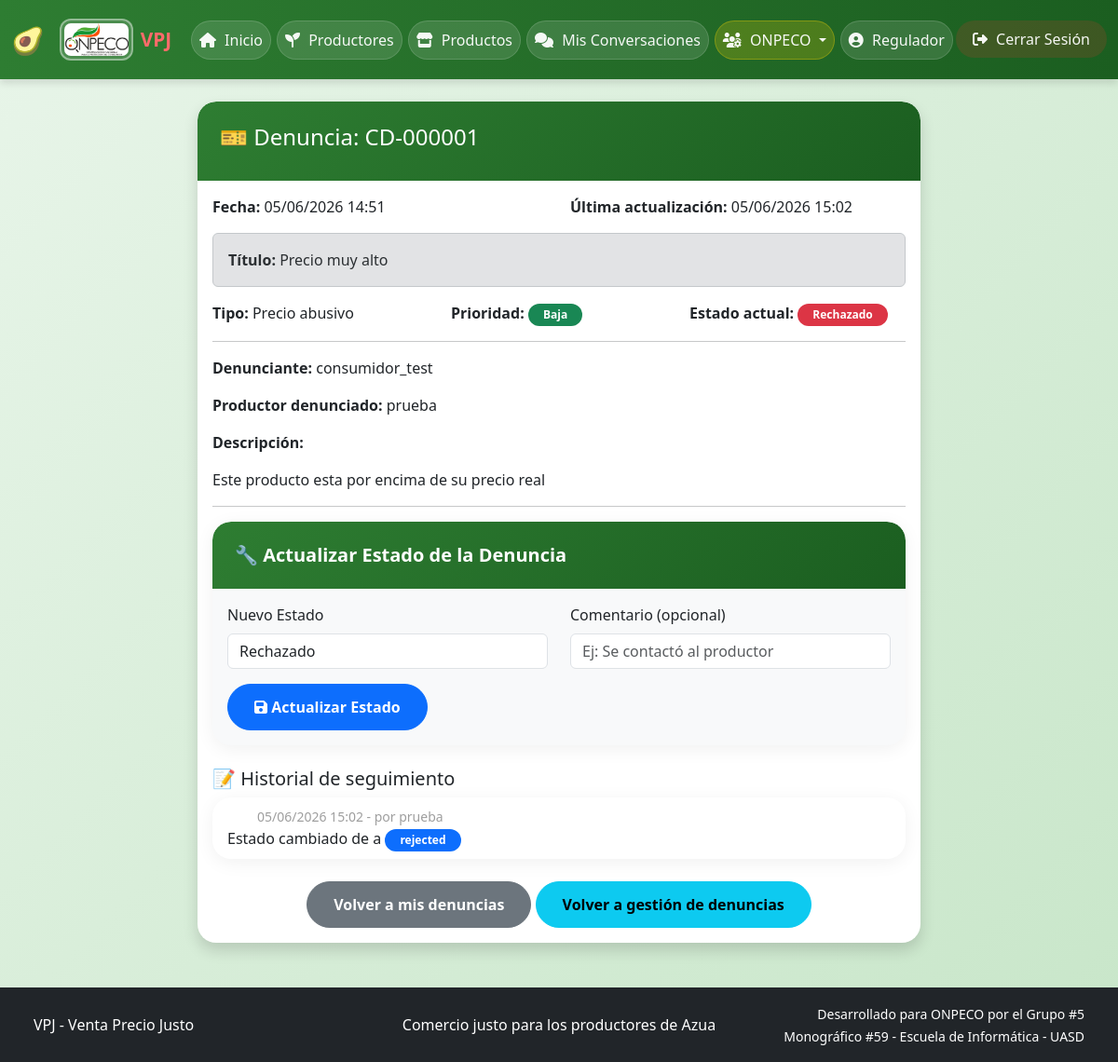
The page /denuncias/detalle/1/ (signed in) on the database its author committed.
### apps/complaints/models.py (models this page shows, shortened)
class Complaint(models.Model):
    STATUS_CHOICES = (
        ('pending', 'Pendiente'),
        ('investigating', 'En investigación'),
        ('resolved', 'Resuelto'),
        ('rejected', 'Rechazado'),
    )
    PRIORITY_CHOICES = (
        ('low', 'Baja'),
        ('medium', 'Media'),
        ('high', 'Alta'),
    )
    TYPE_CHOICES = (
        ('price', 'Precio abusivo'),
        ('quality', 'Calidad del producto'),
        ('delivery', 'Problema con entrega'),
        ('other', 'Otro'),
    )
    complainant = models.ForeignKey(
        settings.AUTH_USER_MODEL,
        on_delete=models.CASCADE,
        related_name='complaints_made',
        help_text="Usuario que realiza la denuncia"
    )
    complained_against = models.ForeignKey(
        settings.AUTH_USER_MODEL,
        on_delete=models.CASCADE,
        related_name='complaints_received',
        help_text="Usuario denunciado (productor o suplidor)"
    )
    producto = models.ForeignKey(
        'marketplace.Product',
        on_delete=models.SET_NULL,
        null=True,
        blank=True,
        related_name='denuncias',
        help_text="Producto relacionado con la denuncia (opcional)"
    )
    ticket_number = models.CharField(
        max_length=20,
        unique=True,
        blank=True,
        help_text="Número de ticket único de seguimiento (ej: CD-000001)"
    )
    title = models.CharField(
        max_length=200,
        help_text="Título breve de la denuncia"
    )
    complaint_type = models.CharField(
        max_length=20,
        choices=TYPE_CHOICES,
        default='other',
        help_text="Tipo de denuncia"
    )
    description = models.TextField(
        help_text="Descripción detallada de la denuncia"
    )
    status = models.CharField(
        max_length=20,
        choices=STATUS_CHOICES,
        default='pending',
        help_text="Estado actual de la denuncia"
    )
    priority = models.CharField(
        max_length=10,
        choices=PRIORITY_CHOICES,
        default='medium',
        help_text="Nivel de prioridad de la denuncia"
    )
    created_at = models.DateTimeField(
        auto_now_add=True,
        help_text="Fecha y hora de creación de la denuncia"
    )
    updated_at = models.DateTimeField(
        auto_now=True,
        help_text="Fecha y hora de la última actualización"
    )

class ComplaintUpdate(models.Model):
    complaint = models.ForeignKey(
        Complaint,
        on_delete=models.CASCADE,
        related_name='updates',
        help_text="Denuncia asociada a esta actualización"
    )
    comment = models.TextField(
        help_text="Comentario o justificación del cambio de estado"
    )
    old_status = models.CharField(
        max_length=20,
        choices=Complaint.STATUS_CHOICES,
        help_text="Estado anterior de la denuncia"
    )
    new_status = models.CharField(
        max_length=20,
        choices=Complaint.STATUS_CHOICES,
        help_text="Nuevo estado asignado a la denuncia"
    )
    created_by = models.ForeignKey(
        settings.AUTH_USER_MODEL,
        on_delete=models.SET_NULL,
        null=True,
        help_text="Usuario de ONPECO que realizó el cambio"
    )
    created_at = models.DateTimeField(
        auto_now_add=True,
        help_text="Fecha y hora del cambio de estado"
    )

### apps/users/models.py (models this page shows, shortened)
class User(AbstractUser):
    ROLES = (
        ('productor', 'Productor'),
        ('consumidor', 'Consumidor'),
        ('suplidor', 'Suplidor'),
        ('regulador', 'Regulador'),
        ('acopio', 'Centro de Acopio'),
    )
    NIVELES_REPUTACION = (
        ('excelente', '🌟 Excelente - Productor ejemplar'),
        ('bueno', '👍 Bueno - Cumple con lo pactado'),
        ('regular', '⚠️ Regular - Presenta quejas ocasionales'),
        ('malo', '👎 Malo - Múltiples quejas justificadas'),
        ('critico', '🚨 Crítico - Riesgo para consumidores'),
    )
    role = models.CharField(
        max_length=20,
        choices=ROLES,
        default='consumidor',
        help_text="Rol del usuario en el sistema VPJ"
    )
    phone = models.CharField(
        max_length=15,
        blank=True,
        null=True,
        help_text="Número de teléfono del usuario"
    )
    address = models.TextField(
        blank=True,
        null=True,
        help_text="Dirección física del usuario o negocio"
    )
    business_name = models.CharField(
        max_length=100,
        blank=True,
        null=True,
        help_text="Nombre del negocio o finca (para productores/suplidores)"
    )
    is_approved = models.BooleanField(
        default=False,
        help_text="Indica si el productor/suplidor ha sido aprobado por ONPECO"
    )
    is_profile_public = models.BooleanField(
        default=True,
        help_text="Si es True, el perfil público es visible para todos. Si es False, solo el productor y ONPECO pueden verlo."
    )
    reputacion_actual = models.CharField(
        max_length=20,
        choices=NIVELES_REPUTACION,
        default='bueno',
        blank=True,
        null=True,
        help_text="Nivel de reputación asignado por ONPECO"
    )
    must_change_password = models.BooleanField(
        default=False,
        help_text="Indica si el usuario debe cambiar su contraseña al iniciar sesión (contraseña temporal)"
    )

### apps/complaints/views.py (the view, shortened to what this page needs)
# urls.py: path('detalle/<int:pk>/', views.detalle_denuncia, name='detalle_denuncia'),
@login_required
def detalle_denuncia(request, pk):
    denuncia_actual = get_object_or_404(Complaint, pk=pk)
    if not (request.user == denuncia_actual.complainant or
            request.user == denuncia_actual.complained_against or
            request.user.is_staff or
            getattr(request.user, 'role', '') == 'regulador'):
        return HttpResponseForbidden("No tienes permiso para ver esta denuncia")
    historial_updates = ComplaintUpdate.objects.filter(complaint=denuncia_actual).order_by('-created_at')
    context = {
        'denuncia': denuncia_actual,
        'updates': historial_updates,
    }
    return render(request, 'complaints/detalle_denuncia.html', context)

### apps/chat/context_processors.py (called while the page is built)
def chat_notifications(request):
    if request.user.is_authenticated:
        unread_count = ChatMessage.get_unread_count_for_user(request.user)
        return {
            'chat_unread_count': unread_count,
        }
    return {
        'chat_unread_count': 0,
    }

### apps/chat/models.py (called while the page is built)
    @classmethod
    def get_unread_count_for_user(cls, user):
        return cls.objects.filter(
            room__productor=user,
            is_read=False
        ).exclude(sender=user).count() + cls.objects.filter(
            room__consumidor=user,
            is_read=False
        ).exclude(sender=user).count()

### templates/complaints/detalle_denuncia.html (shortened to what this page needs)
{% extends 'base/base.html' %}
{% block content %}
<div class="row">
    <div class="col-md-8 mx-auto">
        <div class="card shadow">
            <div class="card-header bg-danger text-white">
                <h4>🎫 Denuncia: {{ denuncia.ticket_number }}</h4>
            </div>
            <div class="card-body">
                <div class="row mb-3">
                    <div class="col-md-6">
                        <strong>Fecha:</strong> {{ denuncia.created_at|date:"d/m/Y H:i" }}
                    </div>
                    <div class="col-md-6">
                        <strong>Última actualización:</strong> {{ denuncia.updated_at|date:"d/m/Y H:i" }}
                    </div>
                </div>
                <div class="alert alert-secondary">
                    <strong>Título:</strong> {{ denuncia.title }}
                </div>
                <div class="row">
                    <div class="col-md-4">
                        <strong>Tipo:</strong> {{ denuncia.get_complaint_type_display }}
                    </div>
                    <div class="col-md-4">
                        <strong>Prioridad:</strong>
                        {% if denuncia.priority == 'high' %}
                            <span class="badge bg-danger">Alta</span>
                        {% elif denuncia.priority == 'medium' %}
                            <span class="badge bg-warning">Media</span>
                        {% else %}
                            <span class="badge bg-success">Baja</span>
                        {% endif %}
                    </div>
                    <div class="col-md-4">
                        <strong>Estado actual:</strong>
                        {% if denuncia.status == 'pending' %}
                            <span class="badge bg-warning">Pendiente</span>
                        {% elif denuncia.status == 'investigating' %}
                            <span class="badge bg-info">En investigación</span>
                        {% elif denuncia.status == 'resolved' %}
                            <span class="badge bg-success">Resuelto</span>
                        {% else %}
                            <span class="badge bg-danger">Rechazado</span>
                        {% endif %}
                    </div>
                </div>
                <hr>
                <div class="mb-3">
                    <strong>Denunciante:</strong> {{ denuncia.complainant.username }}
                </div>
                <div class="mb-3">
                    <strong>Productor denunciado:</strong> {{ denuncia.complained_against.business_name|default:denuncia.complained_against.username }}
                </div>
                <div class="mb-3">
                    <strong>Descripción:</strong>
                    <p class="mt-2">{{ denuncia.description|linebreaks }}</p>
                </div>
                <hr>
                {% if user.is_staff or user.role == 'regulador' %}
                <div class="card bg-light mb-4">
                    <div class="card-header bg-primary text-white">
                        <h5 class="mb-0">🔧 Actualizar Estado de la Denuncia</h5>
                    </div>
                    <div class="card-body">
                        <form method="post">
                            <div class="row">
                                <div class="col-md-6 mb-3">
                                    <label class="form-label">Nuevo Estado</label>
                                    <select name="status" class="form-control">
                                        <option value="rejected" {% if denuncia.status == 'rejected' %}selected{% endif %}>Rechazado</option>
                                    </select>
                                </div>
                                <div class="col-md-6 mb-3">
                                    <label class="form-label">Comentario (opcional)</label>
                                    <input type="text" name="comentario" class="form-control" placeholder="Ej: Se contactó al productor">
                                </div>
                            </div>
                            <button type="submit" class="btn btn-primary">
                                <i class="fas fa-save"></i> Actualizar Estado
                            </button>
                        </form>
                    </div>
                </div>
                {% endif %}
                <h5>📝 Historial de seguimiento</h5>
                {% for update in updates %}
                <div class="card mb-2">
                    <div class="card-body py-2">
                        <small class="text-muted">{{ update.created_at|date:"d/m/Y H:i" }} - por {{ update.created_by.username|default:"Sistema" }}</small>
                        <p class="mb-0">
                            Estado cambiado de
                            a
                            <span class="badge bg-primary">{{ update.new_status }}</span>
                        </p>
                    </div>
                </div>
                {% empty %}
                <p class="text-muted">No hay actualizaciones de seguimiento aún.</p>
                {% endfor %}
                <div class="mt-4 text-center">
                    <a href="{% url 'complaints:mis_denuncias' %}" class="btn btn-secondary">Volver a mis denuncias</a>
                    {% if user.is_staff or user.role == 'regulador' %}
                    <a href="{% url 'complaints:lista_denuncias' %}" class="btn btn-info">Volver a gestión de denuncias</a>
                    {% endif %}
                </div>
            </div>
        </div>
    </div>
</div>
{% endblock %}

### static/css/style.css (style rules this page uses)
:root { --color-primary: #2e7d32; --color-primary-dark: #1b5e20; --color-primary-light: #4caf50; --color-secondary: #ff9800; --color-success: #4caf50; --color-danger: #f44336; --color-warning: #ffc107; --color-info: #2196f3; --color-white: #ffffff; --color-gray-100: #f5f5f5; --color-gray-200: #eeeeee; --color-gray-300: #e0e0e0; --color-gray-400: #bdbdbd; --color-gray-500: #9e9e9e; --color-gray-600: #757575; --color-gray-700: #616161; --color-gray-800: #424242; --color-gray-900: #212121; --shadow-sm: 0 2px 4px rgba(0,0,0,0.1); --shadow-md: 0 4px 8px rgba(0,0,0,0.12); --shadow-lg: 0 8px 16px rgba(0,0,0,0.15); --border-radius: 12px; --border-radius-sm: 8px; }
* { margin: 0; padding: 0; box-sizing: border-box; }
body { font-family: 'Segoe UI', Tahoma, Geneva, Verdana, sans-serif; background: linear-gradient(135deg, #e8f5e9 0%, #c8e6c9 100%); min-height: 100vh; color: var(--color-gray-900); }
.card { border: none; border-radius: var(--border-radius); box-shadow: var(--shadow-lg); overflow: hidden; background: var(--color-white); }
.card-header { background: linear-gradient(90deg, var(--color-primary) 0%, var(--color-primary-dark) 100%); color: var(--color-white); padding: 1.5rem; border: none; }
.card-header h5 { margin: 0; font-size: 1.25rem; font-weight: 600; }
.text-muted { color: var(--color-gray-500) !important; text-align: center; padding: 2rem; }

### templates/base/base.html (style rules this page uses)
.card .btn { border-radius: 30px; padding: 12px 28px; font-weight: 600; transition: all 0.3s ease; }
.card { border-radius: 20px; border: none; box-shadow: 0 4px 20px rgba(0, 0, 0, 0.06); transition: all 0.3s ease; }
.card-header { border-radius: 20px 20px 0 0 !important; background: linear-gradient(135deg, #2e7d32, #1b5e20) !important; }
.badge { border-radius: 30px; padding: 6px 16px; }

### rows shown on the page
Complaint: ticket_number "CD-000001", created_at "05/06/2026 14:51", updated_at "05/06/2026 15:02", title "Precio muy alto", complaint_type "Precio abusivo", complainant.username "consumidor_test", complained_against.business_name "prueba", description "Este producto esta por encima de su precio real", status "Rechazado"
ComplaintUpdate: created_at "05/06/2026 15:02", created_by.username "prueba", new_status "rejected"
